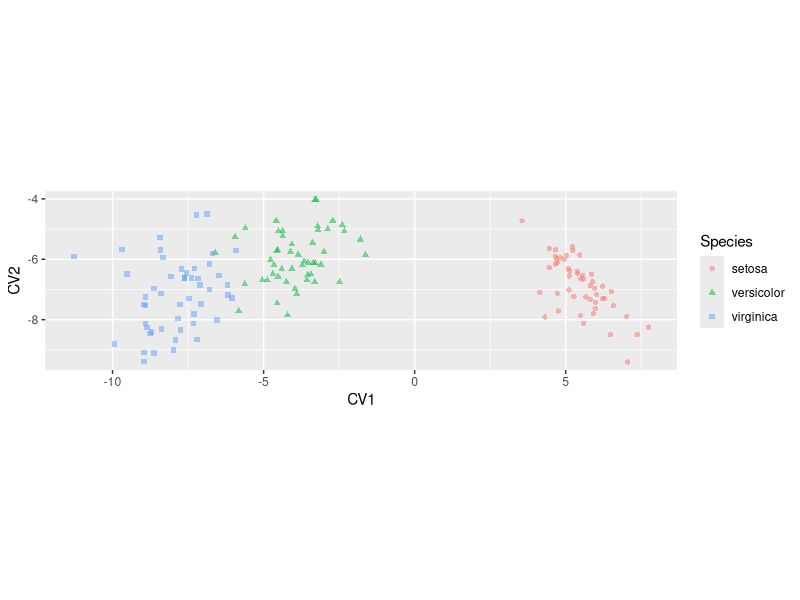
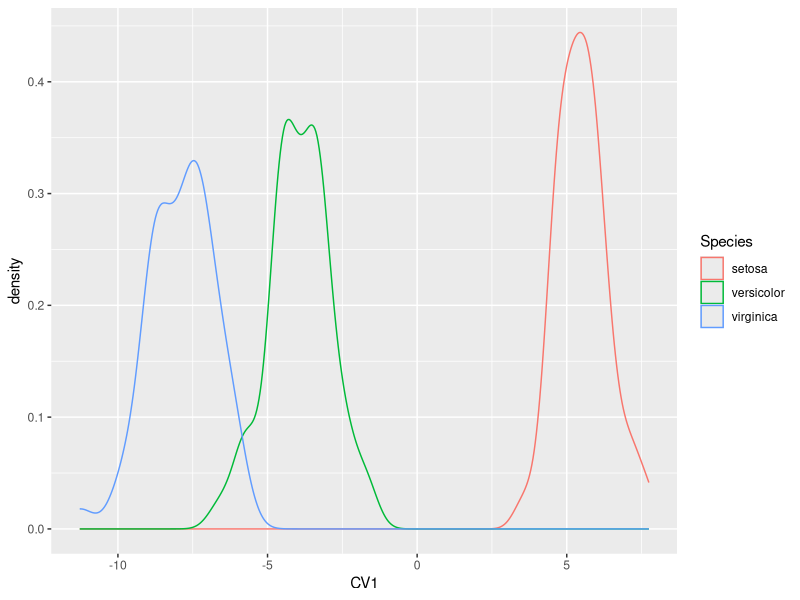
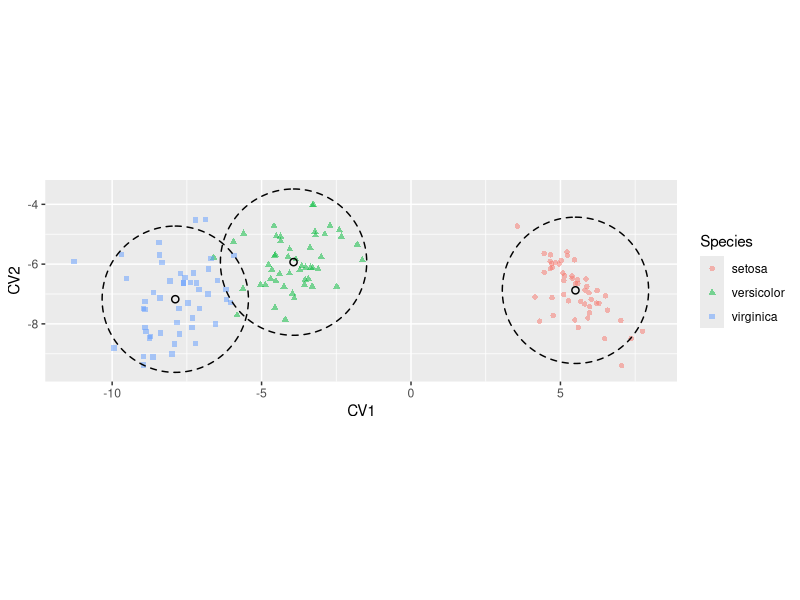
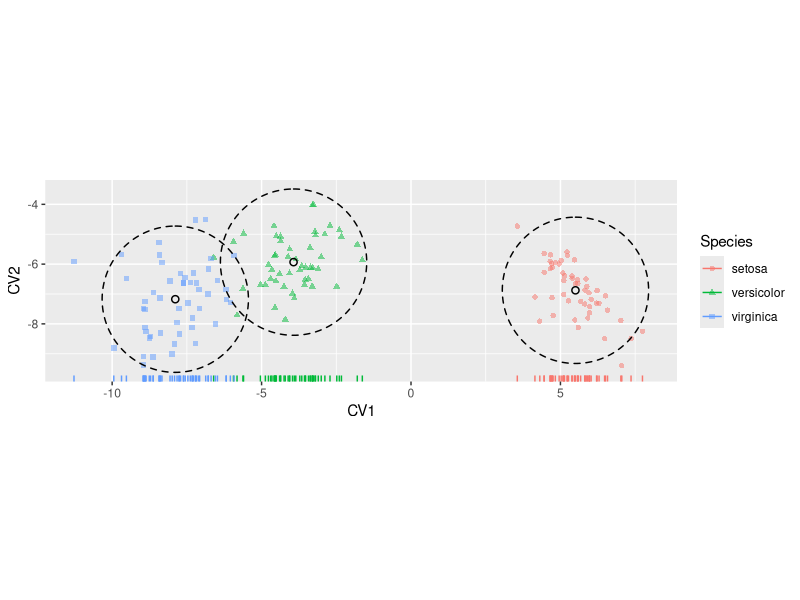
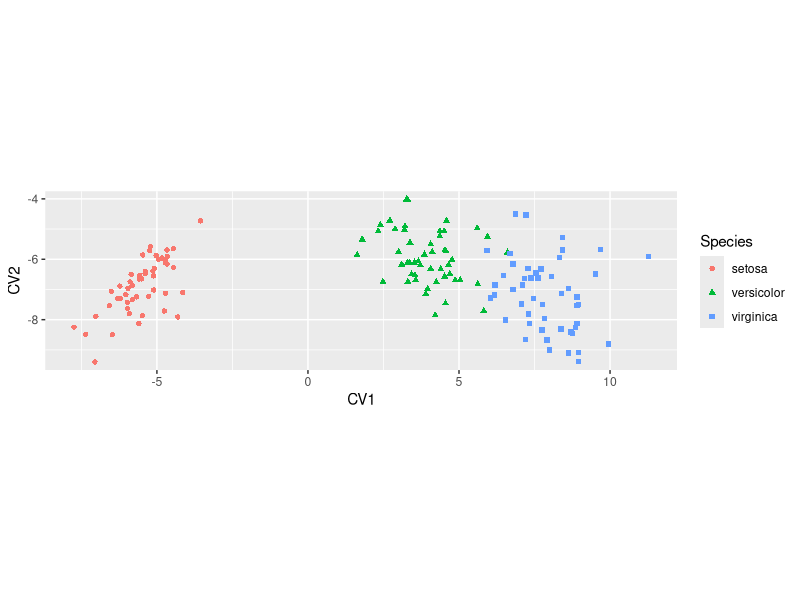

These charts were generated, in order, by the following R code:
## ---- chunk 1
library(MASS)
library(tidyverse)
library(cowplot)
library(broom)
library(magrittr)
## ---- chunk 2
lda.iris <-lda(Species ~ Sepal.Length + Sepal.Width + Petal.Length + Petal.Width,
               iris, prior=c(1,1,1)/3)
lda.iris
## ---- chunk 3
iris.lda <- lda(Species ~ ., data = iris, prior = c(1,1,1)/3)
## ---- chunk 4
class(iris.lda)
names(iris.lda)
## ---- chunk 5
iris.lda$scaling
## ---- chunk 6
iris.sub <- 
  iris %>% 
  dplyr::select(-Species) %>% # drop Species column 
  as.matrix  # cast to matrix for calculations

# calculate CV scores
CVA.scores <- iris.sub %*% iris.lda$scaling

# create data frame with scores
iris.CV <- data.frame(CVA.scores)
iris.CV$Species <- iris$Species
## ---- chunk 7
iris.cva.plot <-
  ggplot(iris.CV, aes(x = LD1, y = LD2)) + 
  geom_point(aes(color=Species, shape=Species), alpha=0.5) + 
  labs(x = "CV1", y = "CV2") +
  coord_fixed(ratio=1)  # keep the unit scaling of the plot fixed at 1

iris.cva.plot
## ---- chunk 8
ggplot(iris.CV, aes(x = LD1)) +
  geom_density(aes(color=Species)) +
  labs(x = "CV1")
## ---- chunk 9
chi2 = qchisq(0.05,2, lower.tail=F)
chi2

CIregions.mean.and.pop <-
  iris.CV %>%
  group_by(Species) %>%
  summarize(CV1.mean = mean(LD1),
            CV2.mean = mean(LD2),
            mean.radii = chi2/n(),
            popn.radii = sqrt(chi2))

CIregions.mean.and.pop
## ---- chunk 10
library(ggforce)
## ---- chunk 11
iris.cva.plot2 <-
  iris.cva.plot + 
  geom_circle(data = CIregions.mean.and.pop,
              mapping = aes(x0 = CV1.mean, y0 = CV2.mean, r = mean.radii),
              inherit.aes = FALSE) +
  geom_circle(data = CIregions.mean.and.pop,
              mapping = aes(x0 = CV1.mean, y0 = CV2.mean, r = popn.radii),
              linetype = "dashed", 
              inherit.aes = FALSE) 

iris.cva.plot2
## ---- chunk 12
iris.cva.plot2 + 
  geom_rug(aes(color=Species),
           sides = "b")
## ---- chunk 13
nobs <- nrow(iris)
ngroups <- nlevels(iris$Species)

# calculate deviations around grand mean
tot.deviates <-
  iris %>%
  dplyr::select(-Species) %>%
  # review the course notes on dplyr to remind
  # yourself about how the mutate_all() and funs() fxns work
  mutate_all(funs(. - mean(.))) %>%
  as.matrix

# Total SSQ and covariance matrix
ssq.tot <- t(tot.deviates) %*% tot.deviates
cov.tot <- ssq.tot/nobs  

# calculate deviations around group means
win.deviates <-
  iris %>%
  group_by(Species) %>%
  mutate_all(funs(. - mean(.))) %>% 
  ungroup %>%
  dplyr::select(-Species) %>%
  as.matrix

# Within group SSQ and covariance
ssq.win <- t(win.deviates) %*% win.deviates
cov.win <- ssq.win/(nobs - ngroups)

# Between group deviates
btw.deviates <-
  iris %>% 
  group_by(Species) %>% 
  summarize_all(mean) %>% 
  dplyr::select(-Species) %>% 
  mutate_all(funs(. - mean(.))) %>%
  as.matrix

# Between group SSQ and covariance
ssq.btw <- ngroups * t(btw.deviates) %*% btw.deviates
cov.btw <- ssq.btw/(ngroups-1)
## ---- chunk 14
# Cacluate the  eigenvectors of W^{-1}B
WinvB = solve(cov.win) %*% cov.btw
eigin.WinvB = eigen(WinvB)

cva.vecs <- Re(eigin.WinvB$vectors)[,1:ngroups-1]
cva.vals <- Re(eigin.WinvB$values)[1:ngroups-1]

unscaled.scores <- win.deviates %*% cva.vecs

# figure out scaling so group covariance matrix is spherical
scaling <- diag(1/sqrt((t(unscaled.scores) %*% unscaled.scores)/(nobs-ngroups)))

# compare to "scaling" component object returned by lda()
scaled.cva.vecs <- cva.vecs %*% diag(scaling) 

cva.scores <- iris.sub %*% scaled.cva.vecs

colnames(cva.scores) <- c("CV1","CV2")
cva.scores <- as.data.frame(cva.scores)
cva.scores$Species <- iris$Species
## ---- chunk 15
ggplot(cva.scores, aes(x = CV1, y = CV2)) + 
  geom_point(aes(color=Species, shape=Species)) + 
  coord_fixed(ratio=1)
